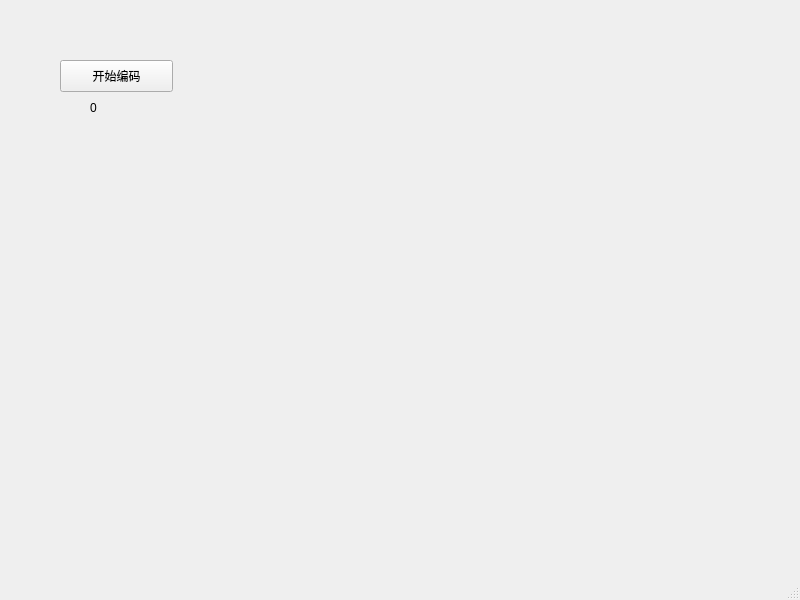
<?xml version="1.0" encoding="UTF-8"?>
<ui version="4.0">
 <class>MainWindow</class>
 <widget class="QMainWindow" name="MainWindow">
  <property name="geometry">
   <rect>
    <x>0</x>
    <y>0</y>
    <width>800</width>
    <height>600</height>
   </rect>
  </property>
  <property name="windowTitle">
   <string>MainWindow</string>
  </property>
  <widget class="QWidget" name="centralwidget">
   <widget class="QPushButton" name="audioButton">
    <property name="geometry">
     <rect>
      <x>60</x>
      <y>60</y>
      <width>113</width>
      <height>32</height>
     </rect>
    </property>
    <property name="text">
     <string>开始编码</string>
    </property>
   </widget>
   <widget class="QLabel" name="timeLabel">
    <property name="geometry">
     <rect>
      <x>90</x>
      <y>100</y>
      <width>60</width>
      <height>16</height>
     </rect>
    </property>
    <property name="text">
     <string>0</string>
    </property>
   </widget>
  </widget>
  <widget class="QMenuBar" name="menubar">
   <property name="geometry">
    <rect>
     <x>0</x>
     <y>0</y>
     <width>800</width>
     <height>24</height>
    </rect>
   </property>
  </widget>
  <widget class="QStatusBar" name="statusbar"/>
 </widget>
 <resources/>
 <connections/>
</ui>
